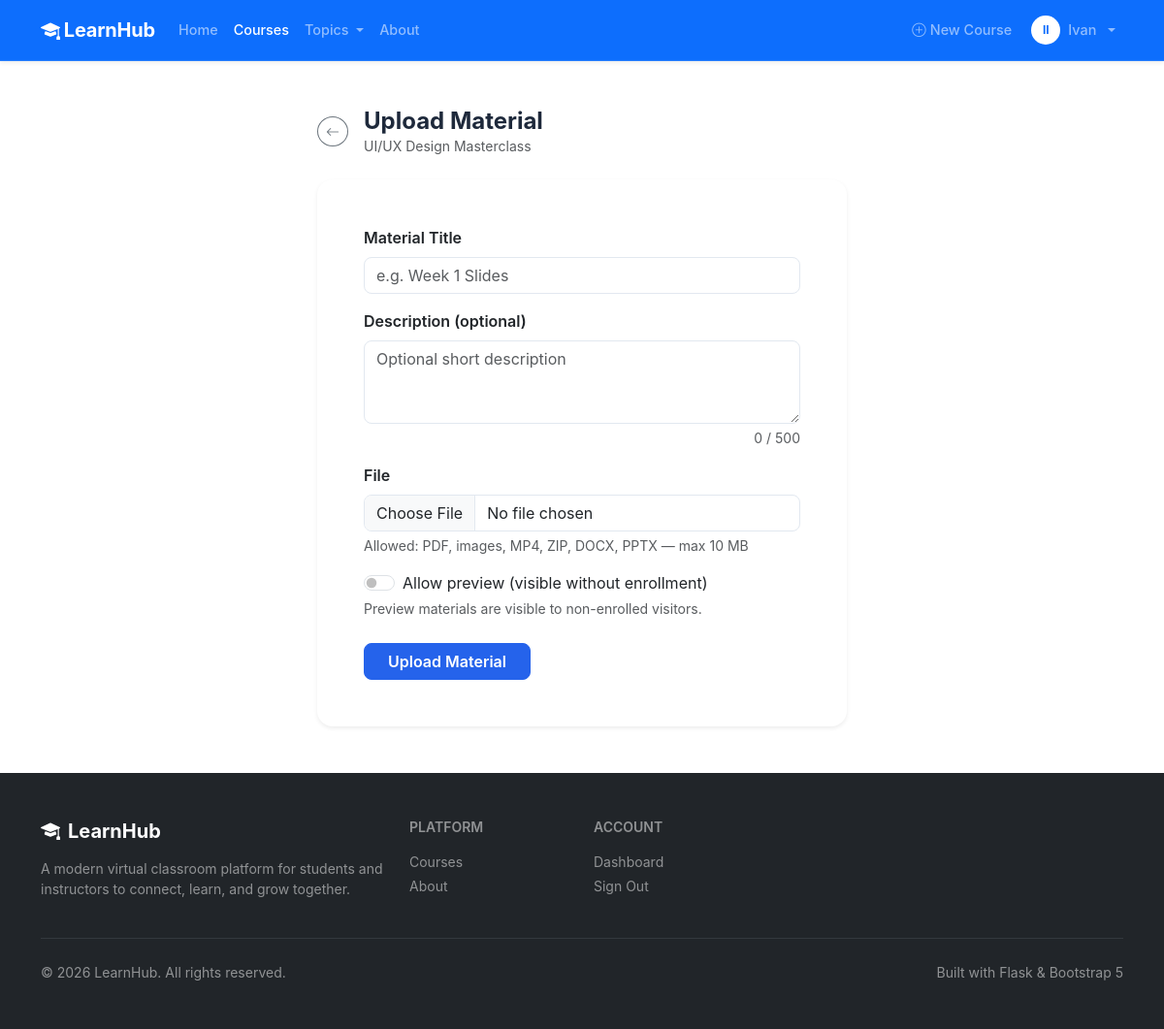
The app's page /courses/ui-ux-design-masterclass/materials/upload (signed in) with its own data.
### app/models/user.py (models this page shows, shortened)
class User(UserMixin, db.Model):
    __tablename__ = "users"
    id = db.Column(db.Integer, primary_key=True)
    first_name = db.Column(db.String(64), nullable=False)
    last_name = db.Column(db.String(64), nullable=False)
    email = db.Column(db.String(120), unique=True, nullable=False, index=True)
    password_hash = db.Column(db.String(256), nullable=False)
    role = db.Column(db.String(20), nullable=False, default=ROLE_STUDENT)
    bio = db.Column(db.Text, nullable=True)
    avatar_url = db.Column(db.String(512), nullable=True)
    is_active = db.Column(db.Boolean, default=True, nullable=False)
    created_at = db.Column(db.DateTime, default=lambda: datetime.now(timezone.utc))
    last_login = db.Column(db.DateTime, nullable=True)
    enrollments = db.relationship(
        "Enrollment", back_populates="student", lazy="dynamic",
        foreign_keys="Enrollment.student_id"
    )
    courses_taught = db.relationship(
        "Course", back_populates="instructor", lazy="dynamic",
        foreign_keys="Course.instructor_id"
    )
    @property
    def is_admin(self) -> bool:
        return self.role == ROLE_ADMIN
    @property
    def is_instructor(self) -> bool:
        return self.role in (ROLE_INSTRUCTOR, ROLE_ADMIN)

### app/models/course.py (models this page shows, shortened)
class Course(db.Model):
    __tablename__ = "courses"
    LEVEL_BEGINNER = "Beginner"
    LEVEL_INTERMEDIATE = "Intermediate"
    LEVEL_ADVANCED = "Advanced"
    LEVELS = [LEVEL_BEGINNER, LEVEL_INTERMEDIATE, LEVEL_ADVANCED]
    id = db.Column(db.Integer, primary_key=True)
    title = db.Column(db.String(200), nullable=False)
    slug = db.Column(db.String(220), unique=True, nullable=False, index=True)
    description = db.Column(db.Text, nullable=False)
    short_description = db.Column(db.String(300), nullable=True)
    thumbnail_url = db.Column(db.String(512), nullable=True)
    level = db.Column(db.String(20), default="Beginner")
    duration_hours = db.Column(db.Integer, default=0)
    is_published = db.Column(db.Boolean, default=False, nullable=False)
    price = db.Column(db.Numeric(8, 2), default=0.00)
    created_at = db.Column(db.DateTime, default=lambda: datetime.now(timezone.utc))
    updated_at = db.Column(
        db.DateTime,
        default=lambda: datetime.now(timezone.utc),
        onupdate=lambda: datetime.now(timezone.utc),
    )
    instructor_id = db.Column(db.Integer, db.ForeignKey("users.id"), nullable=False)
    category_id = db.Column(db.Integer, db.ForeignKey("categories.id"), nullable=True)
    instructor = db.relationship("User", back_populates="courses_taught", foreign_keys=[instructor_id])
    category = db.relationship("Category", back_populates="courses")
    enrollments = db.relationship("Enrollment", back_populates="course", lazy="dynamic")
    materials = db.relationship(
        "CourseMaterial", back_populates="course",
        lazy="dynamic", cascade="all, delete-orphan",
        order_by="CourseMaterial.order_index"
    )
    tags = db.relationship("Tag", secondary=course_tags, lazy="subquery",
                           backref=db.backref("courses", lazy=True))

### app/routes/courses.py (the view, shortened to what this page needs)
@courses_bp.route("/<slug>/materials/upload", methods=["GET", "POST"])
@login_required
@instructor_required
def upload_material_view(slug: str):
    course = get_course_by_slug(slug)
    if not course:
        abort(404)
    if not current_user.is_admin and course.instructor_id != current_user.id:
        abort(403)
    form = MaterialUploadForm()
    return render_template(
        "courses/upload_material.html", form=form, course=course
    )

### app/forms/course.py
class MaterialUploadForm(FlaskForm):
    title = StringField(
        "Material Title",
        validators=[DataRequired(), Length(min=2, max=200)],
    )
    description = TextAreaField(
        "Description (optional)",
        validators=[Optional(), Length(max=500)],
    )
    file = FileField(
        "File",
        validators=[
            FileRequired(),
            FileAllowed(ALLOWED_MATERIAL_TYPES, "File type not allowed."),
        ],
    )
    is_preview = BooleanField("Allow preview (visible without enrollment)")
    submit = SubmitField("Upload Material")

### app/models/user.py (called while the page is built)
@login_manager.user_loader
def load_user(user_id: str):
    return db.session.get(User, int(user_id))

### app/services/course_service.py (called while the page is built)
def get_course_by_slug(slug: str) -> Optional[Course]:
    return Course.query.filter_by(slug=slug).first()

### app/utils/template_helpers.py (called while the page is built)
def register_helpers(app):
    app.jinja_env.filters["timeago"] = timeago
    @app.context_processor
    def inject_globals():
        from app.models.course import Category
        return {
            "nav_categories": Category.query.order_by(Category.name).limit(6).all(),
            "current_year": datetime.utcnow().year,
        }

### app/templates/courses/upload_material.html (shortened to what this page needs)
{% extends "base.html" %}
{% block content %}
<div class="container py-5">
  <div class="row justify-content-center">
    <div class="col-lg-6">
      <div class="d-flex align-items-center gap-3 mb-4">
        <a href="{{ url_for('courses.detail', slug=course.slug) }}"
           class="btn btn-outline-secondary btn-sm rounded-circle">
          <i class="bi bi-arrow-left"></i>
        </a>
        <div>
          <h2 class="h4 fw-bold mb-0">Upload Material</h2>
          <p class="text-muted small mb-0">{{ course.title }}</p>
        </div>
      </div>
      <div class="card border-0 shadow-sm rounded-4">
        <div class="card-body p-4 p-md-5">
          <form method="POST" enctype="multipart/form-data" novalidate>
            <div class="mb-3">
              {{ form.title.label(class="form-label fw-semibold") }}
              {{ form.title(class="form-control rounded-3" +
                 (" is-invalid" if form.title.errors else ""),
                 placeholder="e.g. Week 1 Slides") }}
            </div>
            <div class="mb-3">
              {{ form.description.label(class="form-label fw-semibold") }}
              {{ form.description(class="form-control rounded-3" +
                 (" is-invalid" if form.description.errors else ""),
                 rows=3, placeholder="Optional short description") }}
            </div>
            <div class="mb-3">
              {{ form.file.label(class="form-label fw-semibold") }}
              {{ form.file(class="form-control rounded-3" +
                 (" is-invalid" if form.file.errors else "")) }}
              <div class="form-text">
                Allowed: PDF, images, MP4, ZIP, DOCX, PPTX — max {{ config.MAX_CONTENT_LENGTH // (1024*1024) }} MB
              </div>
            </div>
            <div class="mb-4">
              <div class="form-check form-switch">
                {{ form.is_preview(class="form-check-input", role="switch") }}
                {{ form.is_preview.label(class="form-check-label") }}
              </div>
              <small class="text-muted">Preview materials are visible to non-enrolled visitors.</small>
            </div>
            {{ form.submit(class="btn btn-primary rounded-3 px-4 fw-semibold") }}
          </form>
        </div>
      </div>
    </div>
  </div>
</div>
{% endblock %}

### app/templates/base.html (shortened to what this page needs)
<!DOCTYPE html>
<html lang="en" data-bs-theme="light">
<head>
  <link rel="stylesheet"
        href="https://cdn.jsdelivr.net/npm/bootstrap@5.3.3/dist/css/bootstrap.min.css" />
  <link rel="stylesheet"
        href="https://cdn.jsdelivr.net/npm/bootstrap-icons@1.11.3/font/bootstrap-icons.min.css" />
  <link rel="stylesheet" href="{{ url_for('static', filename='css/main.css') }}" />
</head>
<body class="d-flex flex-column min-vh-100">
  <nav class="navbar navbar-expand-lg navbar-dark bg-primary sticky-top shadow-sm">
    <div class="container">
      <a class="navbar-brand fw-bold" href="{{ url_for('main.home') }}">
        <i class="bi bi-mortarboard-fill me-1"></i>LearnHub
      </a>
      <div class="collapse navbar-collapse" id="mainNav">
        <ul class="navbar-nav me-auto mb-2 mb-lg-0">
          <li class="nav-item">
            <a class="nav-link {% if request.endpoint == 'main.home' %}active{% endif %}"
               href="{{ url_for('main.home') }}">Home</a>
          </li>
          <li class="nav-item">
            <a class="nav-link {% if request.blueprint == 'courses' %}active{% endif %}"
               href="{{ url_for('courses.index') }}">Courses</a>
          </li>
          {% if nav_categories %}
          <li class="nav-item dropdown">
            <a class="nav-link dropdown-toggle" href="#" data-bs-toggle="dropdown">
              Topics
            </a>
          </li>
          {% endif %}
          <li class="nav-item">
            <a class="nav-link {% if request.endpoint == 'main.about' %}active{% endif %}"
               href="{{ url_for('main.about') }}">About</a>
          </li>
        </ul>
        <ul class="navbar-nav ms-auto align-items-lg-center gap-1">
          {% if current_user.is_authenticated %}
            {% if current_user.is_instructor %}
            <li class="nav-item">
              <a class="nav-link" href="{{ url_for('courses.create') }}">
                <i class="bi bi-plus-circle me-1"></i>New Course
              </a>
            </li>
            {% endif %}
            <li class="nav-item dropdown">
              <a class="nav-link dropdown-toggle d-flex align-items-center gap-2" href="#"
                 data-bs-toggle="dropdown">
                <span class="avatar-sm rounded-circle bg-white text-primary fw-bold">
                  {{ current_user.first_name[0] }}{{ current_user.last_name[0] }}
                </span>
                {{ current_user.first_name }}
              </a>
            </li>
          {% endif %}
        </ul>
      </div>
    </div>
  </nav>
  <main class="flex-grow-1">
    {% block content %}{% endblock %}
  </main>
  <footer class="bg-dark text-white mt-auto py-5">
    <div class="container">
      <div class="row g-4">
        <div class="col-lg-4">
          <h5 class="fw-bold mb-3">
            <i class="bi bi-mortarboard-fill me-2"></i>LearnHub
          </h5>
          <p class="text-white-50 small">
            A modern virtual classroom platform for students and instructors
            to connect, learn, and grow together.
          </p>
        </div>
        <div class="col-lg-2 col-6">
          <h6 class="text-white-50 text-uppercase small fw-semibold mb-3">Platform</h6>
          <ul class="list-unstyled small">
            <li class="mb-1"><a href="{{ url_for('courses.index') }}" class="text-white-50 text-decoration-none link-hover">Courses</a></li>
            <li class="mb-1"><a href="{{ url_for('main.about') }}" class="text-white-50 text-decoration-none link-hover">About</a></li>
          </ul>
        </div>
        <div class="col-lg-2 col-6">
          <h6 class="text-white-50 text-uppercase small fw-semibold mb-3">Account</h6>
          <ul class="list-unstyled small">
            {% if current_user.is_authenticated %}
            <li class="mb-1"><a href="{{ url_for('dashboard.index') }}" class="text-white-50 text-decoration-none link-hover">Dashboard</a></li>
            <li class="mb-1"><a href="{{ url_for('auth.logout') }}" class="text-white-50 text-decoration-none link-hover">Sign Out</a></li>
            {% else %}
            <li class="mb-1"><a href="{{ url_for('auth.login') }}" class="text-white-50 text-decoration-none link-hover">Sign In</a></li>
            <li class="mb-1"><a href="{{ url_for('auth.register') }}" class="text-white-50 text-decoration-none link-hover">Register</a></li>
            {% endif %}
          </ul>
        </div>
      </div>
      <hr class="border-secondary my-4" />
      <div class="d-flex flex-column flex-md-row justify-content-between align-items-center gap-2">
        <p class="text-white-50 small mb-0">&copy; {{ current_year }} LearnHub. All rights reserved.</p>
        <p class="text-white-50 small mb-0">Built with Flask &amp; Bootstrap 5</p>
      </div>
    </div>
  </footer>
</body>
</html>

### app/static/css/main.css (style rules this page uses)
:root { --lh-primary: #2563eb; --lh-primary-dark: #1d4ed8; --lh-success: #16a34a; --lh-warning: #d97706; --lh-surface: #f8fafc; --lh-border: #e2e8f0; --lh-text: #1e293b; --lh-text-muted: #64748b; --lh-radius: 0.75rem; --lh-radius-lg: 1rem; --lh-shadow: 0 1px 3px rgba(0,0,0,.08), 0 1px 2px rgba(0,0,0,.06); --lh-shadow-md: 0 4px 6px -1px rgba(0,0,0,.1), 0 2px 4px -1px rgba(0,0,0,.06); --lh-shadow-lg: 0 10px 15px -3px rgba(0,0,0,.1), 0 4px 6px -2px rgba(0,0,0,.05); --lh-transition: all .2s ease; }
body { font-family: 'Inter', system-ui, -apple-system, sans-serif; color: var(--lh-text); background-color: #fff; -webkit-font-smoothing: antialiased; }
.text-white-50 { color: rgba(255,255,255,.50) !important; }
.navbar { backdrop-filter: blur(6px); border-bottom: 1px solid rgba(255,255,255,.1); }
.navbar-brand { font-size: 1.25rem; letter-spacing: -.01em; }
.navbar .nav-link { font-weight: 500; font-size: .9rem; padding: .5rem .75rem; border-radius: .5rem; transition: background .15s; }
.avatar-sm { display: inline-flex; align-items: center; justify-content: center; width: 30px; height: 30px; font-size: .75rem; }
.form-control, .form-select { border-color: var(--lh-border); transition: border-color .15s, box-shadow .15s; }
.btn { font-weight: 500; transition: var(--lh-transition); }
.btn-primary { background: var(--lh-primary); border-color: var(--lh-primary); }
.rounded-4 { border-radius: var(--lh-radius-lg) !important; }

### records on screen
User: first_name "I", last_name "I", first_name "Ivan"
Course: title "UI/UX Design Masterclass"

### other values on screen
{{ config.MAX_CONTENT_LENGTH // (1024*1024) }} "10"
